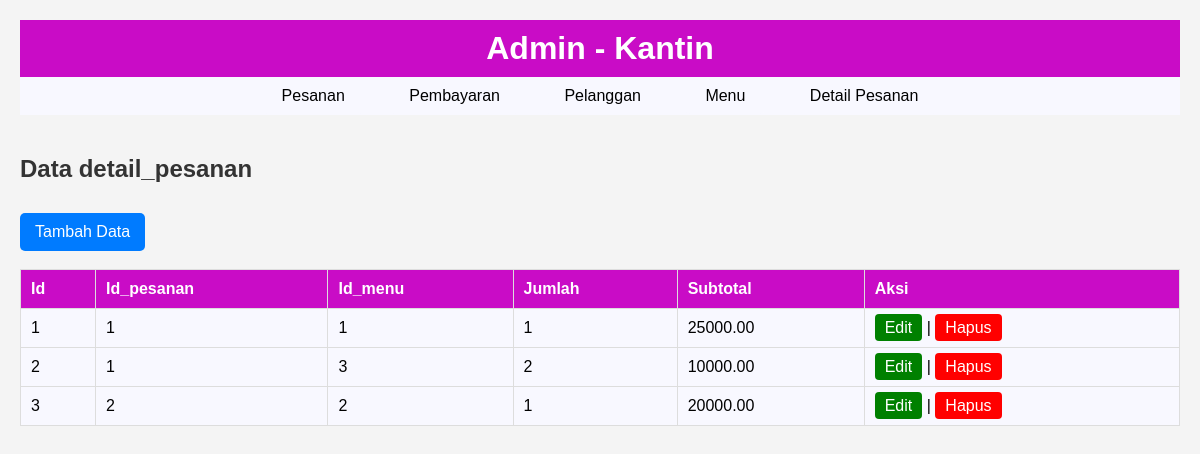
Screenshot of /?table=detail_pesanan with the database file from the repository.
### tables this page shows
CREATE TABLE `detail_pesanan` (
  `id` int(11) NOT NULL,
  `id_pesanan` int(11) DEFAULT NULL,
  `id_menu` int(11) DEFAULT NULL,
  `jumlah` int(11) NOT NULL,
  `subtotal` decimal(10,2) NOT NULL
);

### index.php (the view, shortened to what this page needs)
<?php
$host = 'localhost';
$user = 'root';
$pass = '';
$db   = 'makanan';
$conn = new mysqli($host, $user, $pass, $db);
$tables = [
    'pesanan'        => ['id', 'id_pelanggan', 'tanggal', 'total_harga', 'status'],
    'pembayaran'     => ['id', 'id_pesanan', 'jumlah_bayar', 'tanggal_pembayaran', 'metode_pembayaran'],
    'pelanggan'      => ['id', 'nama', 'email', 'telepon', 'alamat'],
    'menu'           => ['id', 'nama_menu', 'deskripsi', 'harga', 'stok'],
    'detail_pesanan' => ['id', 'id_pesanan', 'id_menu', 'jumlah', 'subtotal'],
];
$table = $_GET['table'] ?? 'menu';
$columns = $tables[$table];
function showTable($conn, $table, $columns) {
    $query = "SELECT * FROM $table";
    $result = $conn->query($query);
    echo "<h2>Data $table</h2>";
    echo "<a href='?table=$table&action=add' class='btn btn-add'>Tambah Data</a><br><br>";
    if ($result->num_rows > 0) {
        echo "<table border='1' cellpadding='10' cellspacing='0' style='color: black; background-color: #F8F8FF;'>";
        echo "<tr>";
        foreach ($columns as $col) {
            echo "<th>" . ucfirst($col) . "</th>";
        }
        echo "<th>Aksi</th></tr>";
        while ($row = $result->fetch_assoc()) {
            echo "<tr>";
            foreach ($columns as $col) {
                echo "<td>{$row[$col]}</td>";
            }
            echo "<td>
            <a href='?table=$table&action=edit&id={$row['id']}' style='color: white; background-color: green; padding: 5px 10px; border-radius: 4px; text-decoration: none;'>Edit</a> |
            <a href='?table=$table&action=delete&id={$row['id']}' onclick='return confirm(\"Yakin ingin menghapus data ini?\")' style='color: white; background-color: red; padding: 5px 10px; border-radius: 4px; text-decoration: none;'>Hapus</a>
        </td>";
echo "</tr>";
        }
        echo "</table>";
    } else {
        echo "<p>Tidak ada data.</p>";
    }
}
if (isset($_GET['action'])) {
    $action = $_GET['action'];
    if ($action == 'add') {
        addDataForm($table, $columns);
        if (isset($_POST['submit_add'])) {
            $fields = array_filter($columns, fn($col) => $col != 'id');
            $values = array_map(fn($col) => $_POST[$col], $fields);
            $query = "INSERT INTO $table (" . implode(',', $fields) . ") VALUES (" . str_repeat('?,', count($fields) - 1) . "?)";
            $stmt = $conn->prepare($query);
            $stmt->bind_param(str_repeat('s', count($fields)), ...$values);
            $stmt->execute();
            header("Location: ?table=$table");
        }
    }
    elseif ($action == 'edit' && isset($_GET['id'])) {
        $id = $_GET['id'];
        editDataForm($conn, $table, $columns, $id);
        if (isset($_POST['submit_edit'])) {
            $fields = array_filter($columns, fn($col) => $col != 'id');
            $values = array_map(fn($col) => $_POST[$col], $fields);
            $values[] = $_GET['id'];
            $query = "UPDATE $table SET " . implode(' = ?, ', $fields) . " = ? WHERE id = ?";
            $stmt = $conn->prepare($query);
            $stmt->bind_param(str_repeat('s', count($fields)) . 'i', ...$values);
            $stmt->execute();
            header("Location: ?table=$table");
        }
    }
    elseif ($action == 'delete' && isset($_GET['id'])) {
        $id = $_GET['id'];
        $query = "DELETE FROM $table WHERE id = ?";
        $stmt = $conn->prepare($query);
        $stmt->bind_param('i', $id);
        $stmt->execute();
        header("Location: ?table=$table");
    }
} else {
    echo '
<!DOCTYPE html>
<html lang="en">
<head>
    <meta charset="UTF-8">
    <meta name="viewport" content="width=device-width, initial-scale=1.0">
    <title>Admin Kantin</title>
    <style>
        body {
            font-family: Arial, sans-serif;
            margin: 0;
            padding: 0;
        }
        header {
            background-color:rgb(201, 12, 198);
            color: white;
            padding: 10px 0;
            text-align: center;
        }
        nav {
            background-color: #F8F8FF;
            padding: 10px 0;
            text-align: center;
        }
        nav a {
            color: black;
            text-decoration: none;
            padding: 10px 20px;
            margin: 0 10px;
            border-radius: 5px;
            background-color: #F8F8FF;
        }
        nav a:hover {
            background-color: #E6E6FA;
        }
        .container {
            display: flex;
            flex-direction: column;
            padding: 20px;
        }
        table {
            width: 100%;
            border-collapse: collapse;
        }
        table, th, td {
            border: 1px solid #ddd;
        }
        th, td {
            padding: 10px;
            text-align: left;
        }
    </style>
</head>
<body>
<header>
    <h1>Admin - Kantin</h1>
</header>
<nav>
    <a href="?table=pesanan">Pesanan</a>
    <a href="?table=pembayaran">Pembayaran</a>
    <a href="?table=pelanggan">Pelanggan</a>
    <a href="?table=menu">Menu</a>
    <a href="?table=detail_pesanan">Detail Pesanan</a>
</nav>
<div class="container">
</div>
</body>
</html>
    ';
    showTable($conn, $table, $columns);
}
?>
<link rel="stylesheet" href="style.css">

### style.css (style rules this page uses)
* { margin: 0; padding: 0; box-sizing: border-box; }
body { font-family: Arial, sans-serif; background-color: #f4f4f4; color: #333; padding: 20px; }
h2 { margin-bottom: 20px; }
table { width: 100%; border-collapse: collapse; margin-bottom: 20px; }
th, td { border: 1px solid #ddd; padding: 10px; text-align: left; }
th { background-color: rgb(201, 12, 198); color: white; }
.btn { display: inline-block; padding: 10px 15px; margin-top: 10px; color: white; background-color: #007BFF; text-decoration: none; border-radius: 5px; }

### index.php (style rules this page uses)
body { font-family: Arial, sans-serif; margin: 0; padding: 0; }
header { background-color:rgb(201, 12, 198); color: white; padding: 10px 0; text-align: center; }
nav { background-color: #F8F8FF; padding: 10px 0; text-align: center; }
nav a { color: black; text-decoration: none; padding: 10px 20px; margin: 0 10px; border-radius: 5px; background-color: #F8F8FF; }
.container { display: flex; flex-direction: column; padding: 20px; }
table { width: 100%; border-collapse: collapse; }
table, th, td { border: 1px solid #ddd; }
th, td { padding: 10px; text-align: left; }

### rows the page displays
detail_pesanan: id "1", id_pesanan "1", id_menu "1", jumlah "1", subtotal "25000.00"
detail_pesanan: id "2", id_pesanan "1", id_menu "3", jumlah "2", subtotal "10000.00"
detail_pesanan: id "3", id_pesanan "2", id_menu "2", jumlah "1", subtotal "20000.00"

### other values shown
$table "detail_pesanan"
$col "Id"
$col "Id_pesanan"
$col "Id_menu"
$col "Jumlah"
$col "Subtotal"
